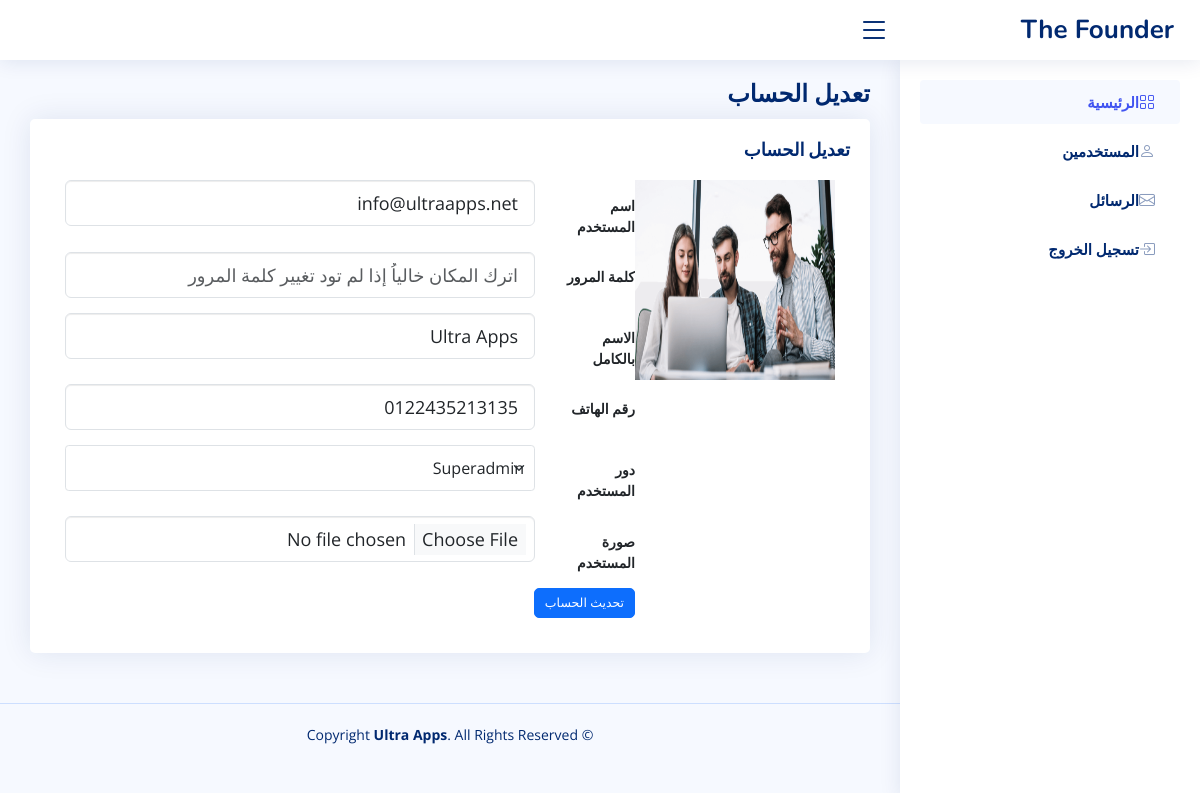
The page /manage/users.php?do=Edit&uid=193 (signed in) on the database its author committed.
### tables this page shows
CREATE TABLE `roles_permissions` (
  `role_id` bigint(20) NOT NULL,
  `perm_id` bigint(20) NOT NULL
);

CREATE TABLE `roles` (
  `role_id` bigint(20) NOT NULL,
  `role_name` varchar(255) NOT NULL,
  `active` int(11) NOT NULL DEFAULT 1
);

### manage/includes/functions/functions.php (called while the page is built, shortened)
<?php
function getAllFrom($field, $tableName, $where, $and, $orderField, $ordering = "ASC")
{
    global $con;
    $getAll = $con->prepare("SELECT $field FROM $tableName $where $and ORDER BY $orderField $ordering");
    $getAll->execute();
    $all = $getAll->fetchAll();
    return $all;
}

### manage/users.php (the view, shortened to what this page needs)
<?php
$pageTitle = 'المستخدمين';
include 'init.php';
$getAd = $con->prepare('SELECT
                            admin.*,
                            roles.role_name AS Role_Name
                        FROM
                            admin
                        INNER JOIN
                            roles
                        ON
                            roles.role_id = admin.role_id
                        WHERE
                            UserName = ?');
$getAd->execute([$sessionUser]);
$info = $getAd->fetch();
$AdminRole = $info['role_id'];
$getAdmin = $con->prepare("SELECT
                                roles_permissions.*,
                                permissions.perm_desc AS perm_name
                            FROM
                                roles_permissions
                            INNER JOIN
                                permissions
                            ON
                                permissions.perm_id = roles_permissions.perm_id
                            ");
$getAdmin->execute();
$info = $getAdmin->fetchAll();
if (isset($_SESSION['Username'])) {
    $do = isset($_GET['do']) ? $_GET['do'] : 'Manage';
    foreach ($info as $permission_name) {
        if ($permission_name['perm_name'] == 'Users' && $permission_name['role_id'] == $AdminRole) {
            if ($do == 'Manage') {
?>
                <main id="main" class="main">
                    <div class="pagetitle">
                        <h1>
                            <h1><?php echo $pageTitle ?></h1>
                        </h1>
                    </div>
                    <section class="section dashboard">
                        <div class="row">
                            <div class="col-lg-12">
                                <div class="row">
                                    <div class="col-12">
                                        <div class="card recent-sales overflow-auto">
                                            <div class="card-body">
                                                <h2 class="card-title fw-bold"><?php echo $pageTitle ?></h2>
                                                <a href="users.php?do=Add" class="btn btn-success fs-3"><i class="bx bxs-user-plus"></i>
                                                    إضافة مستخدم جديد</a>
                                                <table class="table table-borderless datatable">
                                                    <thead>
                                                        <tr>
                                                            <th scope="col">#</th>
                                                            <th class="text-center" scope="col">اسم المستخدم</th>
                                                            <th scope="col">رقم الهاتف</th>
                                                            <th scope="col">دور المستخدم</th>
                                                            <th scope="col">الاسم بالكامل</th>
                                                            <th scope="col">تاريخ الإنضمام</th>
                                                            <th scope="col">التحكم</th>
                                                        </tr>
                                                    </thead>
                                                    <tbody>
                                                        <?php
                                                        $stmt2 = $con->prepare("SELECT
                                                                                admin.*,
                                                                                roles.role_name AS admin_role
                                                                            FROM
                                                                                admin
                                                                            INNER JOIN
                                                                                roles
                                                                            ON
                                                                                roles.role_id = admin.role_id
                                                                            WHERE
                                                                                admin.active = 1
                                                                            ORDER BY
                                                                                role_id
                                                                            ");
                                                        $stmt2->execute();
                                                        $users = $stmt2->fetchAll();
                                                        foreach ($users as $user) { ?>
                                                            <tr>
                                                                <th scope="row"><a href="#">#<?php echo $user['UserID']; ?></a></th>
                                                                <td><?php echo $user['UserName']; ?></td>
                                                                <td><?php echo $user['phone']; ?></td>
                                                                <td><?php echo $user['admin_role']; ?></td>
                                                                <td><?php echo $user['FullName']; ?></td>
                                                                <td><?php echo $user['Date']; ?></td>
                                                                <td class="msg-actions">
                                                                    <p>
                                                                    <form action="actions.php" method="post">
                                                                        <input type="hidden" name="delete_uid" value="<?php echo $user['UserID'] ?>">
                                                                        <button type="submit" name="delete_user" class="btn btn-danger">
                                                                            <i class="bx bxs-trash"></i>
                                                                        </button>
                                                                    </form>
                                                                    </p>
                                                                    <a class="btn btn-success fs-4" href="users.php?do=Edit&uid=<?php echo $user['UserID'] ?>">
                                                                        تعديل البروفايل
                                                                    </a>
                                                                </td>
                                                            </tr>
                                                        <?php } ?>
                                                    </tbody>
                                                </table>
                                            </div>
                                        </div>
                                    </div>
                                </div>
                            </div>
                        </div>
                    </section>
                </main>
                <?php
            } elseif ($do == 'Edit') {
                $pageTitle = "تعديل الحساب";
                $uid = isset($_GET['uid']) && is_numeric($_GET['uid']) ? intval($_GET['uid']) : 0;
                $stmt = $con->prepare("SELECT * FROM admin WHERE UserID = ?");
                $stmt->execute(array($uid));
                $row = $stmt->fetch();
                $rowsCount = $stmt->rowCount();
                if ($rowsCount > 0) {
                ?>
                    <main id="main" class="main">
                        <div class="pagetitle">
                            <h1>
                                <h1><?php echo $pageTitle ?></h1>
                            </h1>
                        </div>
                        <section class="section dashboard">
                            <div class="row">
                                <div class="col-lg-12">
                                    <div class="row">
                                        <div class="col-lg-12">
                                            <div class="card recent-sales overflow-auto">
                                                <div class="card-body">
                                                    <h2 class="card-title fw-bold"><?php echo $pageTitle ?></h2>
                                                    <form class="col-md-9 form-horizontal" action="actions.php" method="POST" enctype="multipart/form-data">
                                                        <div class="form-group  form-group-lg">
                                                            <div class="col-sm-10 col-md-10">
                                                                <input type="text" name="username" class="form-control" value="<?php echo $row['UserName'] ?>" autocomplete="off" required="required" />
                                                            </div>
                                                            <label class="col-sm-2 control-label">اسم المستخدم</label>
                                                        </div>
                                                        <div class="form-group  form-group-lg">
                                                            <div class="col-sm-10 col-md-10">
                                                                <input type="password" name="newpassword" class="form-control" autocomplete="new-password" placeholder="اترك المكان خالياُ إذا لم تود تغيير كلمة المرور" />
                                                            </div>
                                                            <label class="col-sm-2 control-label">كلمة المرور</label>
                                                        </div>
                                                        <div class="form-group  form-group-lg">
                                                            <div class="col-sm-10 col-md-10">
                                                                <input type="text" name="fullname" value="<?php echo $row['FullName'] ?>" class="form-control" />
                                                            </div>
                                                            <label class="col-sm-2 control-label">الاسم بالكامل</label>
                                                        </div>
                                                        <div class="form-group  form-group-lg">
                                                            <div class="col-sm-10 col-md-10">
                                                                <input type="text" name="phone" value="<?php echo $row['phone'] ?>" class="form-control" />
                                                            </div>
                                                            <label class="col-sm-2 control-label">رقم الهاتف</label>
                                                        </div>
                                                        <div class="form-group  form-group-lg">
                                                            <div class="col-sm-10 col-md-10">
                                                                <select name="user_role" class="form-select" style="padding: 10px; font-size: 16px;">
                                                                    <?php
                                                                    $allRoles = getAllFrom("*", "roles", "", "", "role_id", "ASC");
                                                                    foreach ($allRoles as $role) { ?>
                                                                        <option value="<?php echo $role['role_id']; ?>" <?php if ($row['role_id'] == $role['role_id']) echo 'selected="selected"'; ?>>
                                                                            <?php echo $role['role_name']; ?></option>
                                                                    <?php } ?>
                                                                </select>
                                                            </div>
                                                            <label class="col-sm-2 control-label">دور المستخدم</label>
                                                        </div>
                                                        <div class="form-group  form-group-lg">
                                                            <div class="col-sm-10 col-md-10">
                                                                <input type="file" name="newavatar" class="form-control" />
                                                            </div>
                                                            <label class="col-sm-2 control-label">صورة المستخدم</label>
                                                        </div>
                                                        <div class="form-group  form-group-lg">
                                                            <div class="col-sm-offset-2 col-sm-10">
                                                                <input type="submit" name="update_user" value="تحديث الحساب" class="btn btn-primary btn-lg" />
                                                            </div>
                                                        </div>
                                                    </form>
                                                    <div class="col-md-3">
                                                        <?php
                                                        if (!empty($row['avatar'])) {
                                                            echo "<img class='user-img' src='" . $imgs . $row['avatar'] . "' alt='' />";
                                                        } else {
                                                            echo "<img class='user-img' src='" . $imgs . "profile-img.jpg' alt='' />";
                                                        }
                                                        ?>
                                                    </div>
                                                </div>
                                            </div>
                                        </div>
                                    </div>
                                </div>
                            </div>
                        </section>
                    </main>
<?php
                } else {
                    echo "<div class='container'>";
                    $theMsg = '<div class="alert alert-danger">لا يوجد حساب بهذا الاسم</div>';
                    redirectHome($theMsg, 'back', 5);
                    echo "</div>";
                }
            }
        }
    }
    include $templates . 'footer.php';
} else {
    header('Location: index.php');
    exit();
}
?>

### manage/layout/css/style.css (style rules this page uses)
:root { scroll-behavior: smooth; }
body { font-family: "Open Sans", sans-serif; background: #f6f9ff; color: #444444; }
h1, h2, h3, h4, h5, h6 { font-family: "Nunito", sans-serif; }
#main { margin-top: 60px; padding: 20px 30px; transition: all 0.3s; }
.pagetitle { margin-bottom: 10px; }
.pagetitle h1 { font-size: 24px; margin-bottom: 0; font-weight: 600; color: #012970; }
.card { margin-bottom: 30px; border: none; border-radius: 5px; box-shadow: 0px 0 30px rgba(1, 41, 112, 0.1); }
.card-title { padding: 20px 0 15px 0; font-size: 18px; font-weight: 500; color: #012970; font-family: "Poppins", sans-serif; }
.card-body { padding: 0 20px 20px 20px; }
@media (min-width: 1200px) { #main, #footer { margin-right: 300px; } }
.dashboard .recent-sales { font-size: 14px; }
.user-img { width: 200px; height: 200px; }

### rows shown on the page
roles_permissions: pageTitle "تعديل الحساب", username "info@ultraapps.net", fullname "Ultra Apps", phone "0122435213135", user_role "Superadmin", admin.avatar (picture)
